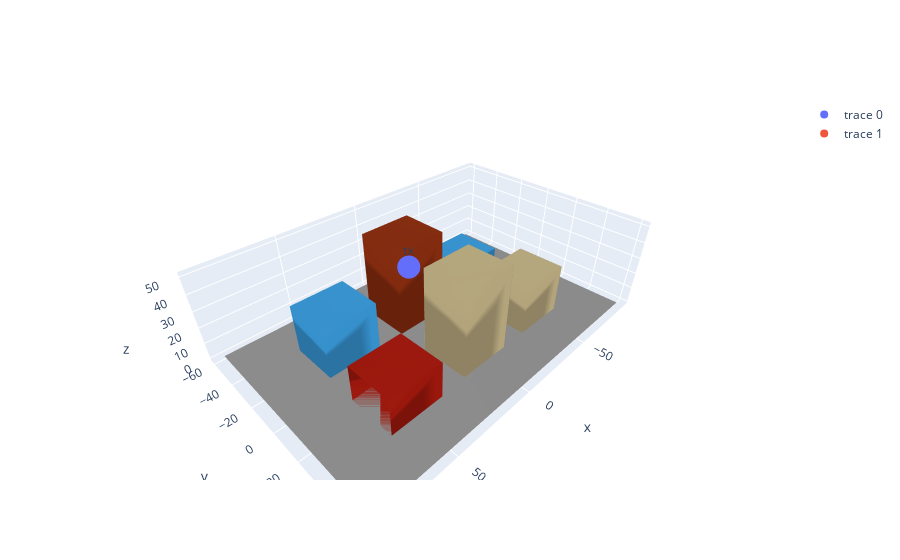

The code cell stored with this chart in its notebook:
### Code cell
key_eval_trained = jax.random.key(123)

key_sample_trained, key_eval_scene = jax.random.split(key_eval_trained, 2)

with reuse() as fig:
    scene = random_scene(base_scene, key=key_eval_scene)
    scene.plot()

    path_candidates = trained_model.sample_path_candidates(
        scene, order=2, num_path_candidates=20, key=key_sample_trained
    )
    paths = scene.compute_paths(path_candidates=path_candidates)
    paths.plot()

fig
